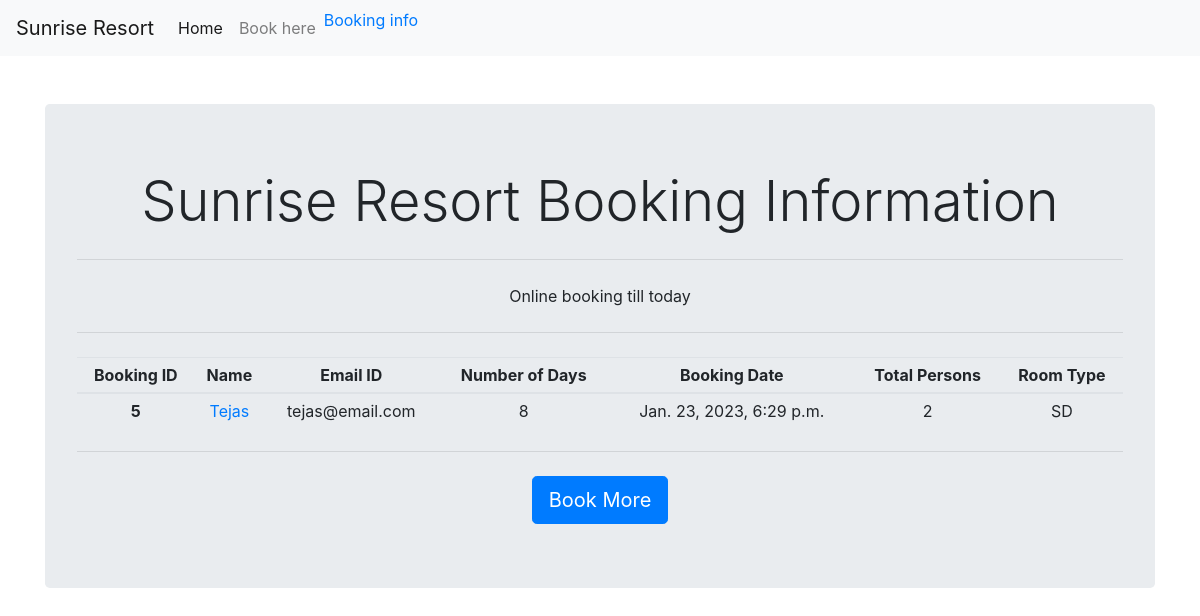
Before: /bookingapp/display/ with the older database file.
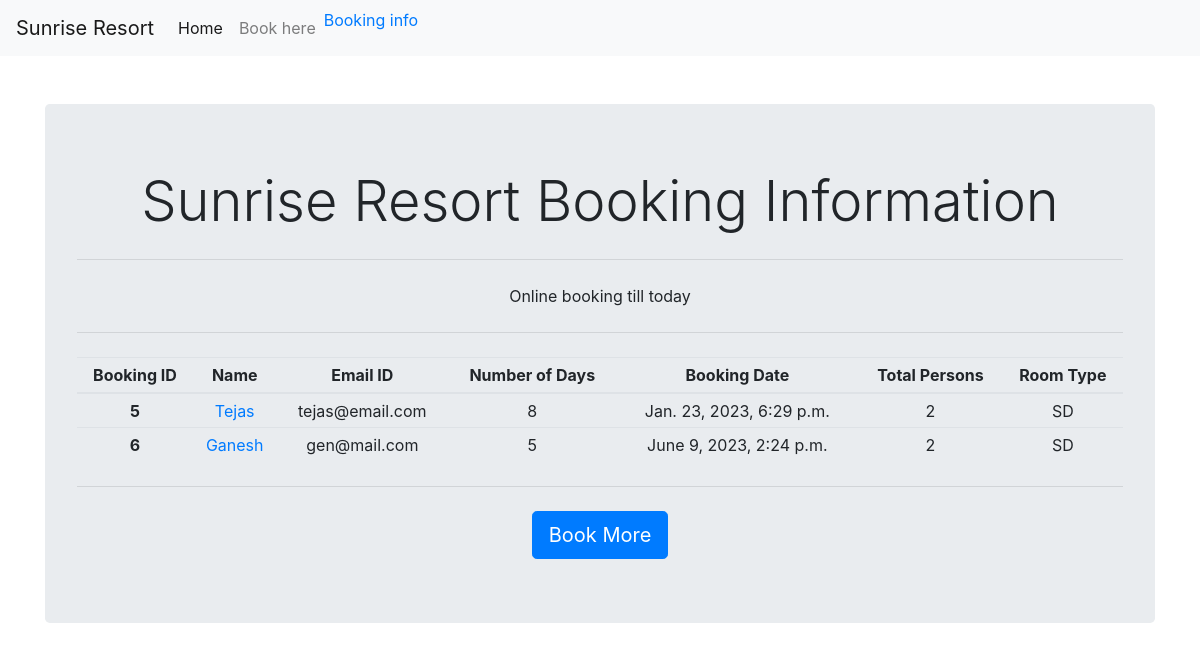
After: the same page with the newer database file.
### bookingapp/models.py (models this page shows)
class Bookings(models.Model):
    ROOM_TYPES= (
        ('SR', 'Standard'),
        ('DR', 'Deluxe'),
        ('SD', 'Super Deluxe'),
        ('TR', 'Tent'),
    )
    booking_id = models.AutoField(primary_key = True)
    Name = models.CharField(max_length= 200)
    mobile = models.CharField(max_length= 100)
    email_id = models.EmailField(max_length= 200)
    days = models.IntegerField()
    adhar_no = models.CharField(max_length= 200)
    booking_date = models.DateTimeField(auto_now_add= True)
    status = models.CharField(max_length= 200)
    no_of_persons = models.IntegerField()
    room_type = models.CharField(max_length= 2, choices = ROOM_TYPES)
    def __str__(self):
        return self.Name

### bookingapp/views.py (the view)
# urls.py: path('display/', display_view),
def display_view(request):
    data = Bookings.objects.all()
    context = {'data': data}
    return render(request, 'bookingapp/display.html', context)

### bookingapp/templates/bookingapp/display.html (shortened to what this page needs)
<!DOCTYPE html>
<html lang="en">
<head>
    {% load static %}
    <link rel="stylesheet" href="https://cdn.jsdelivr.net/npm/bootstrap@4.0.0/dist/css/bootstrap.min.css">
    <link rel="stylesheet" href="{% static 'css/style.css'%}">
</head>
<body id ="img_for_back" style="background-image: url(https://raw.githubusercontent.com/tedy-art/Python/master/100.The_K_Academy/DjangoEcr/sunshaineresort/bookingapp/static/images/hoomepage_background.webp); ">
  <nav class="navbar navbar-expand-lg navbar-light bg-light">
        <a class="navbar-brand" href="/bookingapp/index/">Sunrise Resort</a>
        <div class="collapse navbar-collapse" id="navbarSupportedContent">
          <ul class="navbar-nav mr-auto">
            <li class="nav-item active">
              <a class="nav-link" href="/bookingapp/index/">Home <span class="sr-only">(current)</span></a>
            </li>
            <li class="nav-item">
              <a class="nav-link" href="/bookingapp/booking/">Book here</a>
            </li><li class="nav-item">
              <a class="na`v-link" href="/bookingapp/display/">Booking info</a>
            </li>
        </div>
      </nav>
    <br>
    <br>
    <div class="container">
      <div class="jumbotron" style="text-align: center; height: max-content;">
          <h1 class="display-4">Sunrise Resort Booking Information </h1>
          <hr class="my-4">
          <p>Online booking till today</p>
          <hr class="my-4">
          {% if data %}
          <table class="table table-hover table-sm">
              <thead>
                    <tr>
                        <th scope="col">Booking ID</th>
                        <th scope="col">Name</th>
                        <th scope="col">Email ID</th>
                        <th scope="col">Number of Days</th>
                        <th scope="col">Booking Date</th>
                        <th scope="col">Total Persons</th>
                        <th scope="col">Room Type</th>
                    </tr>
              </thead>
              <tbody>
                    {% for i in data %}
                    <tr>
                        <th scope="row">{{i.booking_id}}</th>
                        <td><a href="/bookingapp/update/{{i.booking_id}}">{{i.Name}}</a></td>
                        <td>{{i.email_id}}</td>
                        <td>{{i.days}}</td>
                        <td>{{i.booking_date}}</td>
                        <td>{{i.no_of_persons}}</td>
                        <td>{{i.room_type}}</td>
                    </tr>
                    {% endfor %}
              </tbody>
        </table>
          {% else %}
          <p class="lead">No booking data found</p>
          {% endif %}
          <hr class="my-4">
          <a href = "/bookingapp/booking/" role="button" type="button" class="btn btn-primary btn-lg">Book More</a>
      </div>
    </div>
</body>
</html>

Changed rows visible on the page:
added Bookings: booking_id "6", Name "Ganesh", email_id "gen@mail.com", days "5", booking_date "June 9, 2023, 2:24 p.m.", no_of_persons "2", room_type "SD"
